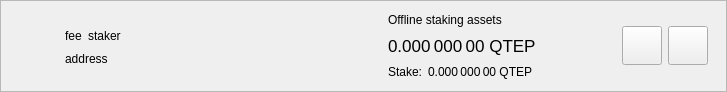
<?xml version="1.0" encoding="UTF-8"?>
<ui version="4.0">
 <class>DelegationItemWidget</class>
 <widget class="QWidget" name="DelegationItemWidget">
  <property name="geometry">
   <rect>
    <x>0</x>
    <y>0</y>
    <width>727</width>
    <height>92</height>
   </rect>
  </property>
  <property name="sizePolicy">
   <sizepolicy hsizetype="Preferred" vsizetype="Maximum">
    <horstretch>0</horstretch>
    <verstretch>0</verstretch>
   </sizepolicy>
  </property>
  <property name="windowTitle">
   <string>Form</string>
  </property>
  <layout class="QVBoxLayout" name="verticalLayout_2">
   <property name="spacing">
    <number>0</number>
   </property>
   <property name="leftMargin">
    <number>0</number>
   </property>
   <property name="topMargin">
    <number>0</number>
   </property>
   <property name="rightMargin">
    <number>0</number>
   </property>
   <property name="bottomMargin">
    <number>0</number>
   </property>
   <item>
    <widget class="QFrame" name="delegationItemFrame">
     <property name="frameShape">
      <enum>QFrame::StyledPanel</enum>
     </property>
     <property name="frameShadow">
      <enum>QFrame::Raised</enum>
     </property>
     <layout class="QHBoxLayout" name="horizontalLayout">
      <property name="topMargin">
       <number>0</number>
      </property>
      <property name="bottomMargin">
       <number>0</number>
      </property>
      <item>
       <widget class="QLabel" name="delegationLogo">
        <property name="sizePolicy">
         <sizepolicy hsizetype="Fixed" vsizetype="Fixed">
          <horstretch>0</horstretch>
          <verstretch>0</verstretch>
         </sizepolicy>
        </property>
        <property name="minimumSize">
         <size>
          <width>40</width>
          <height>40</height>
         </size>
        </property>
        <property name="alignment">
         <set>Qt::AlignCenter</set>
        </property>
       </widget>
      </item>
      <item>
       <widget class="QStackedWidget" name="stackedWidget">
        <property name="currentIndex">
         <number>0</number>
        </property>
        <widget class="QWidget" name="page">
         <layout class="QHBoxLayout" name="horizontalLayout_4">
          <item>
           <layout class="QHBoxLayout" name="horizontalLayout_3">
            <item>
             <layout class="QVBoxLayout" name="verticalLayout">
              <property name="rightMargin">
               <number>15</number>
              </property>
              <item>
               <spacer name="verticalSpacer_2">
                <property name="orientation">
                 <enum>Qt::Vertical</enum>
                </property>
                <property name="sizeHint" stdset="0">
                 <size>
                  <width>20</width>
                  <height>0</height>
                 </size>
                </property>
               </spacer>
              </item>
              <item alignment="Qt::AlignLeft">
               <widget class="QWidget" name="widgetDelegation" native="true">
                <property name="minimumSize">
                 <size>
                  <width>280</width>
                  <height>0</height>
                 </size>
                </property>
                <layout class="QHBoxLayout" name="horizontalLayout_2" stretch="0,0,1">
                 <property name="leftMargin">
                  <number>0</number>
                 </property>
                 <property name="topMargin">
                  <number>0</number>
                 </property>
                 <property name="rightMargin">
                  <number>0</number>
                 </property>
                 <property name="bottomMargin">
                  <number>0</number>
                 </property>
                 <item alignment="Qt::AlignLeft">
                  <widget class="QLabel" name="labelFee">
                   <property name="text">
                    <string>fee</string>
                   </property>
                   <property name="textInteractionFlags">
                    <set>Qt::LinksAccessibleByMouse|Qt::TextSelectableByMouse</set>
                   </property>
                  </widget>
                 </item>
                 <item alignment="Qt::AlignLeft">
                  <widget class="QLabel" name="labelStaker">
                   <property name="text">
                    <string>staker</string>
                   </property>
                   <property name="textInteractionFlags">
                    <set>Qt::LinksAccessibleByMouse|Qt::TextSelectableByMouse</set>
                   </property>
                  </widget>
                 </item>
                 <item>
                  <spacer name="horizontalSpacer">
                   <property name="orientation">
                    <enum>Qt::Horizontal</enum>
                   </property>
                   <property name="sizeType">
                    <enum>QSizePolicy::Minimum</enum>
                   </property>
                   <property name="sizeHint" stdset="0">
                    <size>
                     <width>0</width>
                     <height>20</height>
                    </size>
                   </property>
                  </spacer>
                 </item>
                </layout>
               </widget>
              </item>
              <item alignment="Qt::AlignLeft">
               <widget class="QLabel" name="labelAddress">
                <property name="text">
                 <string>address</string>
                </property>
                <property name="textInteractionFlags">
                 <set>Qt::LinksAccessibleByMouse|Qt::TextSelectableByMouse</set>
                </property>
               </widget>
              </item>
              <item>
               <spacer name="verticalSpacer">
                <property name="orientation">
                 <enum>Qt::Vertical</enum>
                </property>
                <property name="sizeHint" stdset="0">
                 <size>
                  <width>20</width>
                  <height>0</height>
                 </size>
                </property>
               </spacer>
              </item>
             </layout>
            </item>
            <item>
             <widget class="QWidget" name="vLineAssets" native="true">
              <property name="minimumSize">
               <size>
                <width>1</width>
                <height>0</height>
               </size>
              </property>
             </widget>
            </item>
            <item>
             <widget class="QWidget" name="widgetStakingAssets" native="true">
              <property name="sizePolicy">
               <sizepolicy hsizetype="Minimum" vsizetype="Preferred">
                <horstretch>0</horstretch>
                <verstretch>0</verstretch>
               </sizepolicy>
              </property>
              <layout class="QVBoxLayout" name="verticalLayout_3">
               <property name="leftMargin">
                <number>15</number>
               </property>
               <property name="topMargin">
                <number>0</number>
               </property>
               <property name="rightMargin">
                <number>15</number>
               </property>
               <property name="bottomMargin">
                <number>0</number>
               </property>
               <item>
                <widget class="QLabel" name="labelAssetsText">
                 <property name="text">
                  <string>Offline staking assets</string>
                 </property>
                 <property name="alignment">
                  <set>Qt::AlignLeading|Qt::AlignLeft|Qt::AlignVCenter</set>
                 </property>
                </widget>
               </item>
               <item>
                <widget class="QLabel" name="labelAssets">
                 <property name="font">
                  <font>
                   <pointsize>13</pointsize>
                  </font>
                 </property>
                 <property name="cursor">
                  <cursorShape>IBeamCursor</cursorShape>
                 </property>
                 <property name="toolTip">
                  <string>Your current spendable balance</string>
                 </property>
                 <property name="text">
                  <string notr="true">0.000 000 00 QTEP</string>
                 </property>
                 <property name="alignment">
                  <set>Qt::AlignLeading|Qt::AlignLeft|Qt::AlignVCenter</set>
                 </property>
                 <property name="textInteractionFlags">
                  <set>Qt::LinksAccessibleByMouse|Qt::TextSelectableByMouse</set>
                 </property>
                </widget>
               </item>
               <item>
                <layout class="QHBoxLayout" name="horizontalLayout_6">
                 <property name="spacing">
                  <number>6</number>
                 </property>
                 <item>
                  <widget class="QLabel" name="labelStakeText">
                   <property name="sizePolicy">
                    <sizepolicy hsizetype="Maximum" vsizetype="Preferred">
                     <horstretch>0</horstretch>
                     <verstretch>0</verstretch>
                    </sizepolicy>
                   </property>
                   <property name="text">
                    <string>Stake:</string>
                   </property>
                   <property name="alignment">
                    <set>Qt::AlignLeading|Qt::AlignLeft|Qt::AlignVCenter</set>
                   </property>
                  </widget>
                 </item>
                 <item>
                  <widget class="QLabel" name="labelStake">
                   <property name="text">
                    <string>0.000 000 00 QTEP</string>
                   </property>
                   <property name="alignment">
                    <set>Qt::AlignLeading|Qt::AlignLeft|Qt::AlignVCenter</set>
                   </property>
                   <property name="textInteractionFlags">
                    <set>Qt::LinksAccessibleByMouse|Qt::TextSelectableByMouse</set>
                   </property>
                  </widget>
                 </item>
                 <item>
                  <spacer name="horizontalSpacer_4">
                   <property name="orientation">
                    <enum>Qt::Horizontal</enum>
                   </property>
                   <property name="sizeType">
                    <enum>QSizePolicy::Minimum</enum>
                   </property>
                   <property name="sizeHint" stdset="0">
                    <size>
                     <width>0</width>
                     <height>0</height>
                    </size>
                   </property>
                  </spacer>
                 </item>
                </layout>
               </item>
              </layout>
             </widget>
            </item>
            <item>
             <spacer name="horizontalSpacer_2">
              <property name="orientation">
               <enum>Qt::Horizontal</enum>
              </property>
              <property name="sizeHint" stdset="0">
               <size>
                <width>193</width>
                <height>20</height>
               </size>
              </property>
             </spacer>
            </item>
            <item>
             <widget class="QToolButton" name="buttonSplit">
              <property name="text">
               <string/>
              </property>
              <property name="iconSize">
               <size>
                <width>32</width>
                <height>32</height>
               </size>
              </property>
             </widget>
            </item>
            <item>
             <widget class="QToolButton" name="buttonRemove">
              <property name="text">
               <string/>
              </property>
              <property name="iconSize">
               <size>
                <width>32</width>
                <height>32</height>
               </size>
              </property>
             </widget>
            </item>
           </layout>
          </item>
         </layout>
        </widget>
        <widget class="QWidget" name="page_2">
         <layout class="QHBoxLayout" name="horizontalLayout_5">
          <item>
           <widget class="QLabel" name="labelNewDelegation">
            <property name="text">
             <string>Add new delegations</string>
            </property>
           </widget>
          </item>
          <item>
           <spacer name="horizontalSpacer_3">
            <property name="orientation">
             <enum>Qt::Horizontal</enum>
            </property>
            <property name="sizeHint" stdset="0">
             <size>
              <width>408</width>
              <height>20</height>
             </size>
            </property>
           </spacer>
          </item>
          <item>
           <widget class="QToolButton" name="buttonRestore">
            <property name="text">
             <string/>
            </property>
            <property name="iconSize">
             <size>
              <width>32</width>
              <height>32</height>
             </size>
            </property>
           </widget>
          </item>
          <item>
           <widget class="QToolButton" name="buttonAdd">
            <property name="text">
             <string/>
            </property>
            <property name="iconSize">
             <size>
              <width>32</width>
              <height>32</height>
             </size>
            </property>
           </widget>
          </item>
         </layout>
        </widget>
       </widget>
      </item>
     </layout>
    </widget>
   </item>
  </layout>
 </widget>
 <resources/>
 <connections/>
</ui>
